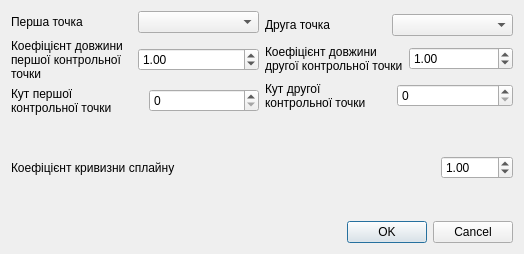
<?xml version="1.0" encoding="UTF-8"?>
<ui version="4.0">
 <class>DialogSpline</class>
 <widget class="QDialog" name="DialogSpline">
  <property name="geometry">
   <rect>
    <x>0</x>
    <y>0</y>
    <width>524</width>
    <height>254</height>
   </rect>
  </property>
  <property name="windowTitle">
   <string>Dialog</string>
  </property>
  <layout class="QVBoxLayout" name="verticalLayout">
   <item>
    <layout class="QHBoxLayout" name="horizontalLayout">
     <item>
      <layout class="QVBoxLayout" name="verticalLayout_2">
       <item>
        <layout class="QHBoxLayout" name="horizontalLayout_2">
         <item>
          <widget class="QLabel" name="label">
           <property name="text">
            <string>Перша точка </string>
           </property>
          </widget>
         </item>
         <item>
          <widget class="QComboBox" name="comboBoxP1"/>
         </item>
        </layout>
       </item>
       <item>
        <layout class="QHBoxLayout" name="horizontalLayout_3">
         <item>
          <widget class="QLabel" name="label_2">
           <property name="text">
            <string>Коефіцієнт довжини першої контрольної точки</string>
           </property>
           <property name="wordWrap">
            <bool>true</bool>
           </property>
          </widget>
         </item>
         <item>
          <widget class="QDoubleSpinBox" name="doubleSpinBoxKasm1">
           <property name="value">
            <double>1.000000000000000</double>
           </property>
          </widget>
         </item>
        </layout>
       </item>
       <item>
        <layout class="QHBoxLayout" name="horizontalLayout_4">
         <item>
          <widget class="QLabel" name="label_3">
           <property name="text">
            <string>Кут першої контрольної точки</string>
           </property>
           <property name="wordWrap">
            <bool>true</bool>
           </property>
          </widget>
         </item>
         <item>
          <widget class="QSpinBox" name="spinBoxAngle1">
           <property name="maximum">
            <number>360</number>
           </property>
          </widget>
         </item>
        </layout>
       </item>
      </layout>
     </item>
     <item>
      <layout class="QVBoxLayout" name="verticalLayout_3">
       <item>
        <layout class="QHBoxLayout" name="horizontalLayout_5">
         <item>
          <widget class="QLabel" name="label_5">
           <property name="text">
            <string>Друга точка</string>
           </property>
          </widget>
         </item>
         <item>
          <widget class="QComboBox" name="comboBoxP4"/>
         </item>
        </layout>
       </item>
       <item>
        <layout class="QHBoxLayout" name="horizontalLayout_6">
         <item>
          <widget class="QLabel" name="label_6">
           <property name="text">
            <string>Коефіцієнт довжини другої контрольної точки</string>
           </property>
           <property name="wordWrap">
            <bool>true</bool>
           </property>
          </widget>
         </item>
         <item>
          <widget class="QDoubleSpinBox" name="doubleSpinBoxKasm2">
           <property name="value">
            <double>1.000000000000000</double>
           </property>
          </widget>
         </item>
        </layout>
       </item>
       <item>
        <layout class="QHBoxLayout" name="horizontalLayout_7">
         <item>
          <widget class="QLabel" name="label_7">
           <property name="text">
            <string>Кут другої контрольної точки</string>
           </property>
           <property name="wordWrap">
            <bool>true</bool>
           </property>
          </widget>
         </item>
         <item>
          <widget class="QSpinBox" name="spinBoxAngle2">
           <property name="maximum">
            <number>360</number>
           </property>
          </widget>
         </item>
        </layout>
       </item>
      </layout>
     </item>
    </layout>
   </item>
   <item>
    <layout class="QHBoxLayout" name="horizontalLayout_8">
     <item>
      <widget class="QLabel" name="label_4">
       <property name="sizePolicy">
        <sizepolicy hsizetype="MinimumExpanding" vsizetype="MinimumExpanding">
         <horstretch>0</horstretch>
         <verstretch>0</verstretch>
        </sizepolicy>
       </property>
       <property name="minimumSize">
        <size>
         <width>0</width>
         <height>0</height>
        </size>
       </property>
       <property name="text">
        <string>Коефіцієнт кривизни сплайну</string>
       </property>
      </widget>
     </item>
     <item>
      <widget class="QDoubleSpinBox" name="doubleSpinBoxKcurve">
       <property name="sizePolicy">
        <sizepolicy hsizetype="Preferred" vsizetype="Fixed">
         <horstretch>0</horstretch>
         <verstretch>0</verstretch>
        </sizepolicy>
       </property>
       <property name="minimumSize">
        <size>
         <width>72</width>
         <height>0</height>
        </size>
       </property>
       <property name="value">
        <double>1.000000000000000</double>
       </property>
      </widget>
     </item>
    </layout>
   </item>
   <item>
    <widget class="QDialogButtonBox" name="buttonBox">
     <property name="orientation">
      <enum>Qt::Horizontal</enum>
     </property>
     <property name="standardButtons">
      <set>QDialogButtonBox::Cancel|QDialogButtonBox::Ok</set>
     </property>
    </widget>
   </item>
  </layout>
 </widget>
 <resources/>
 <connections>
  <connection>
   <sender>buttonBox</sender>
   <signal>accepted()</signal>
   <receiver>DialogSpline</receiver>
   <slot>accept()</slot>
   <hints>
    <hint type="sourcelabel">
     <x>248</x>
     <y>254</y>
    </hint>
    <hint type="destinationlabel">
     <x>157</x>
     <y>274</y>
    </hint>
   </hints>
  </connection>
  <connection>
   <sender>buttonBox</sender>
   <signal>rejected()</signal>
   <receiver>DialogSpline</receiver>
   <slot>reject()</slot>
   <hints>
    <hint type="sourcelabel">
     <x>316</x>
     <y>260</y>
    </hint>
    <hint type="destinationlabel">
     <x>286</x>
     <y>274</y>
    </hint>
   </hints>
  </connection>
 </connections>
</ui>
